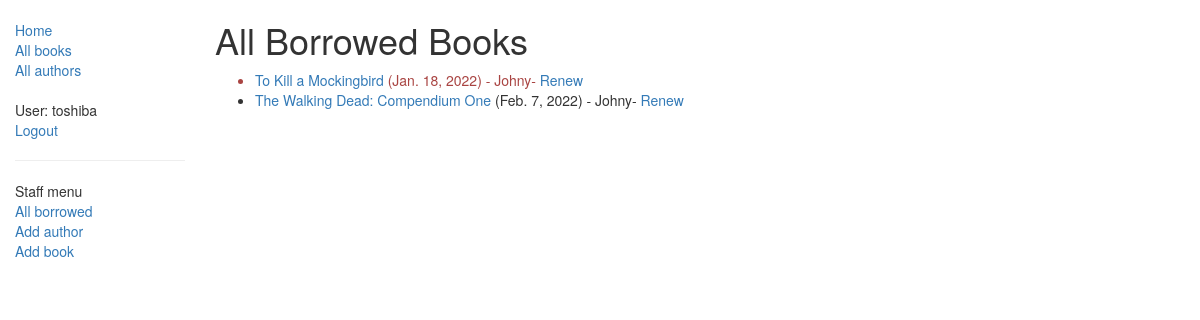
/catalog/borrowed/ (signed in), run on an earlier commit of the app's database.
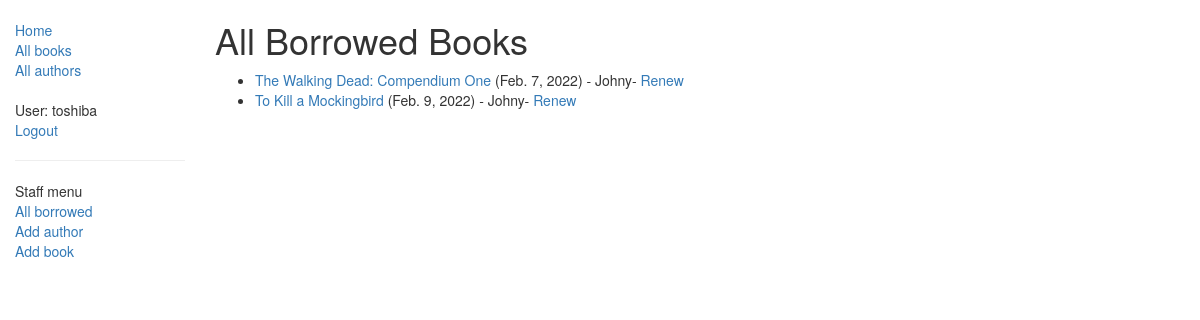
And on a later commit of the database.
### catalog/models.py (models this page shows, shortened)
class BookInstance(models.Model):
    id = models.UUIDField(primary_key=True, default=uuid.uuid4, help_text="Unique ID for this particular book across whole library")
    book = models.ForeignKey('Book', on_delete=models.SET_NULL, null=True)
    imprint = models.CharField(max_length=200)
    due_back = models.DateField(null=True, blank=True)
    LOAN_STATUS = (
        ('m', 'Maintenance'),
        ('o', 'On loan'),
        ('a', 'Available'),
        ('r', 'Reserved'),
    )
    status = models.CharField(max_length=1, choices=LOAN_STATUS, blank=True, default='m', help_text='Book availability')
    class Meta:
        ordering = ["due_back"]
        permissions = (("can_mark_returned", "Set book as returned"),)
    borrower = models.ForeignKey(User, on_delete=models.SET_NULL, null=True, blank=True)
    @property
    def is_overdue(self):
        if self.due_back and date.today() > self.due_back:
            return True
        return False

class Book(models.Model):
    title = models.CharField(max_length=200)
    author = models.ForeignKey('Author', on_delete=models.SET_NULL, null=True)
    summary = models.TextField(max_length=1000, help_text="Enter a brief description of the book")
    isbn = models.CharField('ISBN',max_length=13, help_text='13 Character <a href="https://www.isbn-international.org/content/what-isbn">ISBN number</a>')
    genre = models.ManyToManyField(Genre, help_text="Select a genre for this book")
    language = models.ForeignKey('Language', on_delete=models.SET_NULL, null=True)
    def display_genre(self):
        """
        Creates a string for the Genre. This is required to display genre in Admin.
        """
        return ', '.join([ genre.name for genre in self.genre.all()[:3] ])
    display_genre.short_description = 'Genre'

### catalog/views.py (the view)
# urls.py: path(r'borrowed/', views.LoanedBooksAllListView.as_view(), name='all-borrowed'),
class LoanedBooksAllListView(PermissionRequiredMixin, generic.ListView):
    model = BookInstance
    permission_required = 'catalog.can_mark_returned'
    template_name = 'catalog/bookinstance_list_borrowed_all.html'
    paginate_by = 10
    def get_queryset(self):
        return BookInstance.objects.filter(status__exact='o').order_by('due_back')

### catalog/templates/catalog/bookinstance_list_borrowed_all.html
{% extends "base_generic.html" %}
{% block content %}
    <h1>All Borrowed Books</h1>
    {% if bookinstance_list %}
    <ul>
      {% for bookinst in bookinstance_list %}
      <li class="{% if bookinst.is_overdue %}text-danger{% endif %}">
        <a href="{% url 'book-detail' bookinst.book.pk %}">{{bookinst.book.title}}</a> ({{ bookinst.due_back }}) {% if user.is_staff %}- {{ bookinst.borrower }}{% endif %}{% if perms.catalog.can_mark_returned %}- <a href="{% url 'renew-book-librarian' bookinst.id %}">Renew</a>  {% endif %}
      </li>
      {% endfor %}
    </ul>
    {% else %}
      <p>There are no books borrowed.</p>
    {% endif %}
{% endblock %}

What changed in the data, as far as the page shows it:
shown differently, row unchanged: BookInstance "Feb. 7, 2022": moves up the list
changed BookInstance "To Kill a Mockingbird": due_back "Jan. 18, 2022" → "Feb. 9, 2022"
